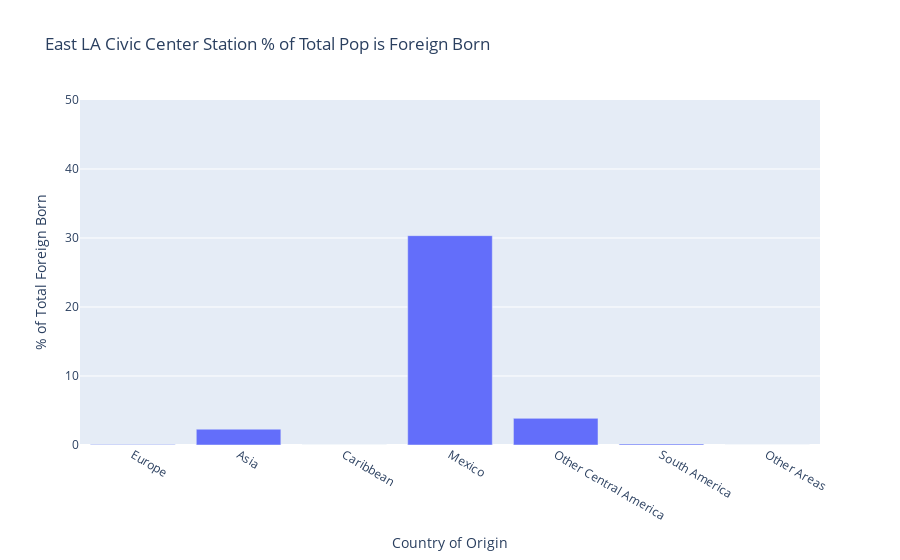
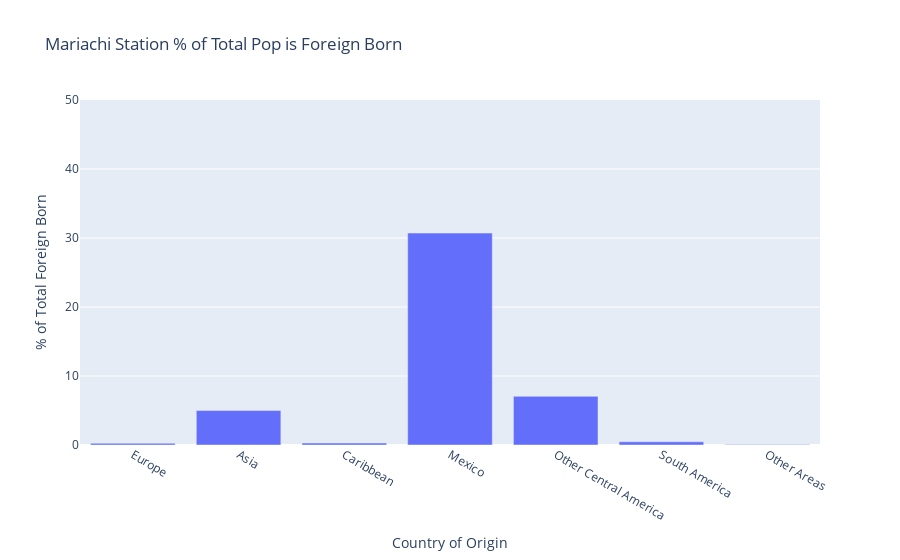
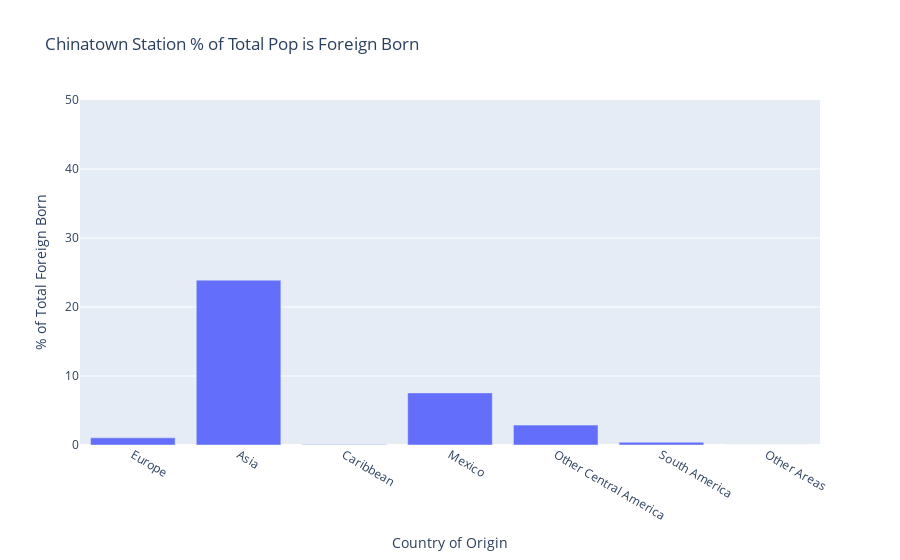
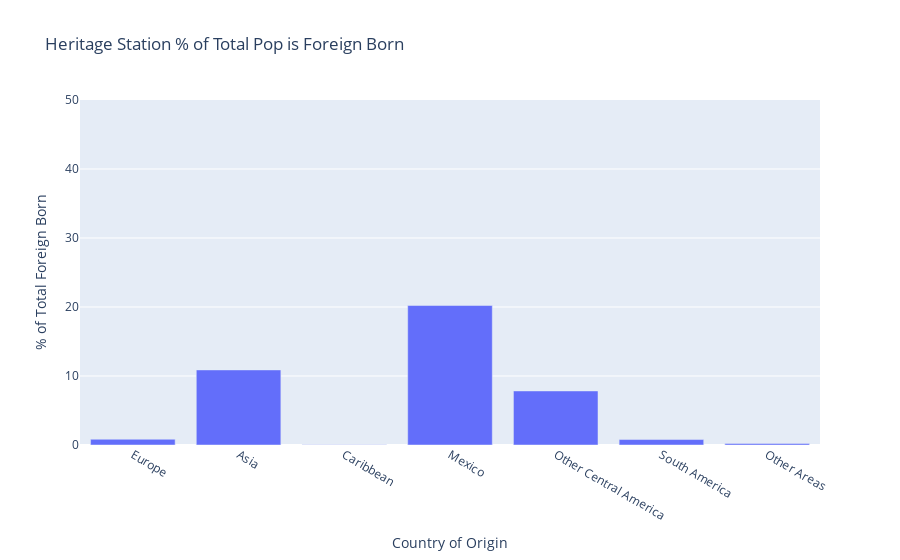

Notebook cell for these charts, in order:
### Code cell
def stn_chart_country(station = 'East LA Civic Center'):

    gdf = df[df["station"].isin([station])]

    # Creating our summation row, since we're not breaking it down by census tract
    gdf = gdf.append(gdf.sum(numeric_only=True), ignore_index=True)

    # Keeping only summation row
    gdf = gdf.iloc[-1:]
    
    gdf = gdf.drop(columns=['FIPS', 'Census Tract'], axis=1)

    gdf['Europe'] = gdf['19 Europe']/gdf['19 Total Population']*100
    gdf['Asia'] = gdf['19 Asia']/gdf['19 Total Population']*100
    gdf['Caribbean'] = gdf['19 Caribbean']/gdf['19 Total Population']*100
    gdf['Mexico'] = gdf['19 Mexico']/gdf['19 Total Population']*100
    gdf['Other Central America'] = gdf['19 Other Central America']/gdf['19 Total Population']*100
    gdf['South America'] = gdf['19 South America']/gdf['19 Total Population']*100
    gdf['Other Areas'] = gdf['19 Other Areas Entered 2010 or later']/gdf['19 Total Population']*100
    
    ctk = ['Europe',
           'Asia',
           'Caribbean',
           'Mexico',
           'Other Central America',
           'South America',
           'Other Areas']
    
    gdf = gdf[ctk]
    
    # Flipping rows and columns
    gdf = gdf.transpose()
    
    # Reseting index
    gdf = gdf.reset_index()
    
    # Renaming columns
    gdf.columns = ['Country of Origin', '% of Total Foreign Born']
    
    display(gdf)
    
    fig = px.bar(gdf, x='Country of Origin', y='% of Total Foreign Born',
              barmode='group',
              title=station + " Station % of Total Pop is Foreign Born", 
              height=400)
    
    fig.update_yaxes(range=[0, 50])
   
    fig.show()

for station in stations:
    stn_chart_country(station = station)

### Figure 1 — Plotly figure (JSON) as saved in the notebook; plotly's stock layout.template omitted (floating-point values rounded to 4 significant figures)
{"data": [{"alignmentgroup": "True", "hovertemplate": "Country of Origin=%{x}<br>% of Total Foreign Born=%{y}<extra></extra>", "legendgroup": "", "marker": {"color": "#636efa", "pattern": {"shape": ""}}, "name": "", "offsetgroup": "", "orientation": "v", "showlegend": false, "textposition": "auto", "type": "bar", "x": ["Europe", "Asia", "Caribbean", "Mexico", "Other Central America", "South America", "Other Areas"], "xaxis": "x", "y": [0.05518, 2.29, 0.0138, 30.34, 3.859, 0.1518, 0], "yaxis": "y"}], "layout": {"autosize": true, "barmode": "group", "legend": {"tracegroupgap": 0}, "title": {"text": "East LA Civic Center Station % of Total Pop is Foreign Born"}, "xaxis": {"anchor": "y", "autorange": true, "domain": [0, 1], "range": [-0.5, 6.5], "title": {"text": "Country of Origin"}, "type": "category"}, "yaxis": {"anchor": "x", "domain": [0, 1], "range": [0, 50], "title": {"text": "% of Total Foreign Born"}, "type": "linear"}}}

### Figure 2 — Plotly figure (JSON) as saved in the notebook; plotly's stock layout.template omitted (floating-point values rounded to 4 significant figures)
{"data": [{"alignmentgroup": "True", "hovertemplate": "Country of Origin=%{x}<br>% of Total Foreign Born=%{y}<extra></extra>", "legendgroup": "", "marker": {"color": "#636efa", "pattern": {"shape": ""}}, "name": "", "offsetgroup": "", "orientation": "v", "showlegend": false, "textposition": "auto", "type": "bar", "x": ["Europe", "Asia", "Caribbean", "Mexico", "Other Central America", "South America", "Other Areas"], "xaxis": "x", "y": [0.245, 4.994, 0.2839, 30.72, 7.052, 0.4629, 0.05445], "yaxis": "y"}], "layout": {"autosize": true, "barmode": "group", "legend": {"tracegroupgap": 0}, "title": {"text": "Mariachi Station % of Total Pop is Foreign Born"}, "xaxis": {"anchor": "y", "autorange": true, "domain": [0, 1], "range": [-0.5, 6.5], "title": {"text": "Country of Origin"}, "type": "category"}, "yaxis": {"anchor": "x", "domain": [0, 1], "range": [0, 50], "title": {"text": "% of Total Foreign Born"}, "type": "linear"}}}

### Figure 3 — Plotly figure (JSON) as saved in the notebook; plotly's stock layout.template omitted (floating-point values rounded to 4 significant figures)
{"data": [{"alignmentgroup": "True", "hovertemplate": "Country of Origin=%{x}<br>% of Total Foreign Born=%{y}<extra></extra>", "legendgroup": "", "marker": {"color": "#636efa", "pattern": {"shape": ""}}, "name": "", "offsetgroup": "", "orientation": "v", "showlegend": false, "textposition": "auto", "type": "bar", "x": ["Europe", "Asia", "Caribbean", "Mexico", "Other Central America", "South America", "Other Areas"], "xaxis": "x", "y": [1.044, 23.89, 0.07614, 7.554, 2.882, 0.4025, 0], "yaxis": "y"}], "layout": {"autosize": true, "barmode": "group", "legend": {"tracegroupgap": 0}, "title": {"text": "Chinatown Station % of Total Pop is Foreign Born"}, "xaxis": {"anchor": "y", "autorange": true, "domain": [0, 1], "range": [-0.5, 6.5], "title": {"text": "Country of Origin"}, "type": "category"}, "yaxis": {"anchor": "x", "domain": [0, 1], "range": [0, 50], "title": {"text": "% of Total Foreign Born"}, "type": "linear"}}}

### Figure 4 — Plotly figure (JSON) as saved in the notebook; plotly's stock layout.template omitted (floating-point values rounded to 4 significant figures)
{"data": [{"alignmentgroup": "True", "hovertemplate": "Country of Origin=%{x}<br>% of Total Foreign Born=%{y}<extra></extra>", "legendgroup": "", "marker": {"color": "#636efa", "pattern": {"shape": ""}}, "name": "", "offsetgroup": "", "orientation": "v", "showlegend": false, "textposition": "auto", "type": "bar", "x": ["Europe", "Asia", "Caribbean", "Mexico", "Other Central America", "South America", "Other Areas"], "xaxis": "x", "y": [0.8337, 10.88, 0.05211, 20.21, 7.835, 0.7911, 0.2226], "yaxis": "y"}], "layout": {"autosize": true, "barmode": "group", "legend": {"tracegroupgap": 0}, "title": {"text": "Heritage Station % of Total Pop is Foreign Born"}, "xaxis": {"anchor": "y", "autorange": true, "domain": [0, 1], "range": [-0.5, 6.5], "title": {"text": "Country of Origin"}, "type": "category"}, "yaxis": {"anchor": "x", "domain": [0, 1], "range": [0, 50], "title": {"text": "% of Total Foreign Born"}, "type": "linear"}}}
